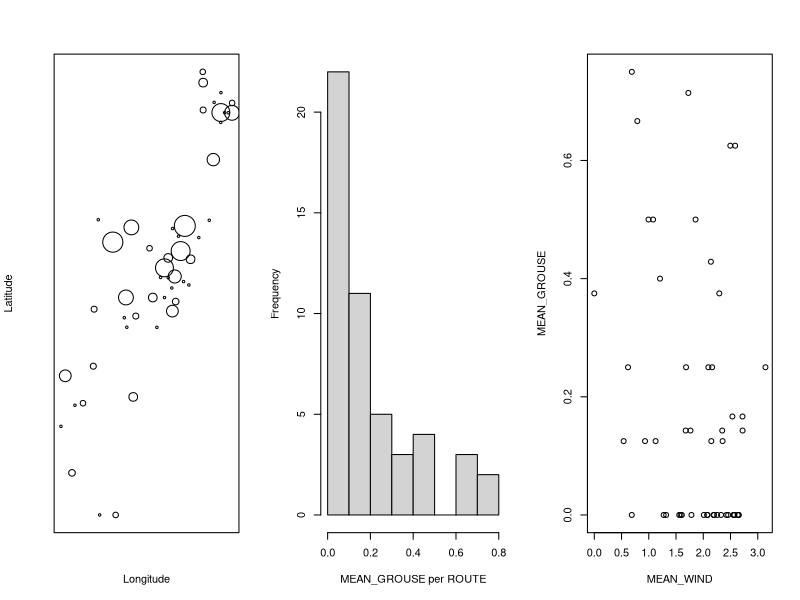
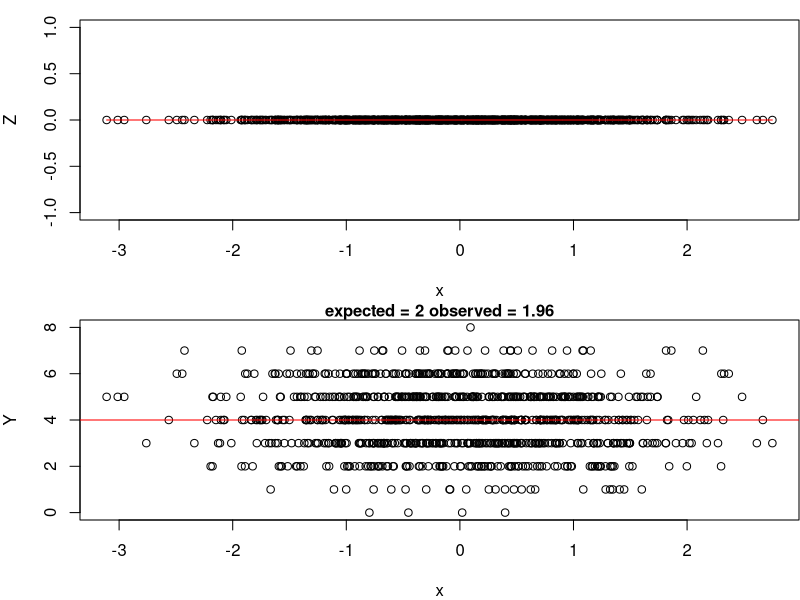
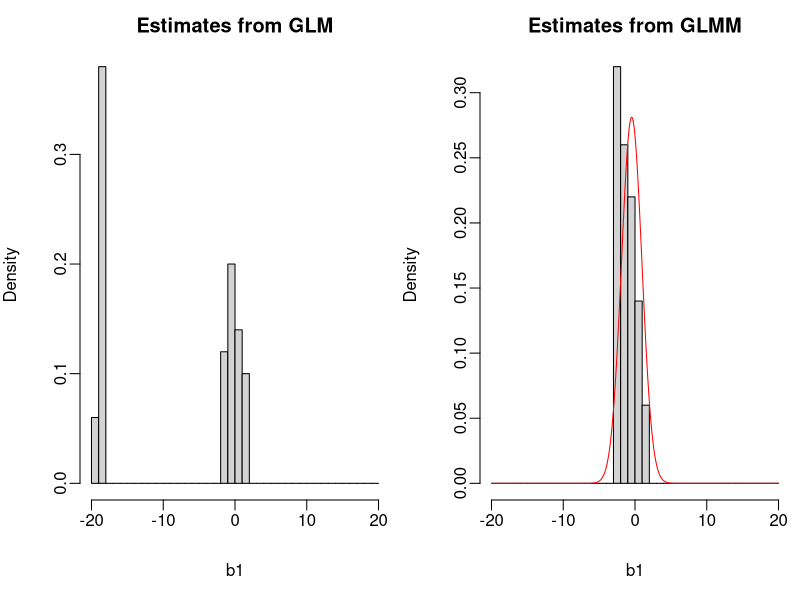

Write the R code that produced these figures, in order.
# PS3
# due 26 September, 2021 by midnight

# First, install the packages below if you haven't already got them on your computer. You won't need them all for chapter 1, but they are all used among the different chapters.

# install.packages(c("lme4", "lmerTest", "ape", "phylolm", "MCMCglmm", "mvtnorm", "car", "phytools", "phangorn", "logistf", "devtools", "phyr"))

# There is an additional package that are on github. To get them, you first have to load devtools
# devtools::install_github("arives/rr2")

# Once you have installed these packages, you won't need to do it again.

# Packages you will need for Chapter 1:
library(lme4)
library(lmerTest)
library(car)

# This problem set begins to explore the grouse data. It is based on correlated_data Ch1 sections 1.1 to 1.4.

	# For the homework, ONLY TURN IN THE R CODE THAT YOU USED. Start with the code from correlated_data ("Ch_1_10Aug18.R") which is below and add to it anything you need. Identify you new code (so I can find it) by placing it between marker rows #~~~~~~~~~~~~~~~~~~~~~~~~~~~. I will get your full answers to the questions by randomly asking people in class, so there is no need for you to write them down.

# 1. In figure 1.1 (left panel), it looks like there is spatial correlation in the numbers of grouse scored per route (even though there isn't). Is there a simple way you could test for spatial correlation? (NOTE: This might require NO NEW R CODE.)

# 2. What are the assumptions made for a linear model (LM) in section 1.4.1? Which of these assumptions are likely to be violated when applying a LM in regressing MEAN_GROUSE on MEAN_WIND? Which of these violations do you think leads to greatest concerns about the P-values produced in the regression? (NOTE: This might require NO NEW R CODE.)

# 3. Perform a Binomial GLM using a probit link function rather than a logit link function in the analyses in section 1.4.2. Are the results the same? Can you explain the differences? Which one is correct?

# 4. In section 1.4.5 there is a simulation for the GLMM model. How could you use this to test whether the P-values given by the LM (section 1.4.1) are correct? If you want, for bonus points give it a try.

# 5. What questions do you have about the material in section 1.1 to 1.4? What needs more explanation? I'm serious about asking this question, because I want to improve the book. (NOTE: This requires NO NEW R CODE.)

# BONUS

# 6. Another method that could be used with these data is a beta binomial model. For bonus points, give this a try. You will need library(glmmTMB).


#~~~~~~~~~~~~~~~~~~~~~~~~~~~~~~~~~~~~~~~~~~~~~~~~~~~~~~~~~~~~~~~~
# code from Ch_1_10Aug18.R

#################################################################
# 1.3 Dataset
#################################################################

# Metadata for "grouse_data.csv"

# ROUTE
# IDs for 50 roadside routes. These data are simulated to have similar characteristics as the original, real data.

# STATION
# IDs for each survey station, with up to 8 STATIONS per ROUTE.

# LAT
# X coordinate of survey station. UTM zone 15N NAD83 datum.

# LONG
# Y coordinate of survey station. UTM zone 15N NAD83 datum.

# WIND
# Wind speed (km/hour) recorded at 1.4m above ground at the end of the survey.

# TEMP
# Temperature (°C) recorded at 1.4m above ground at the end of the survey.

# GROUSE
# Detection/non-detection of Ruffed Grouse (1 = detected, 0 = not detected).

# read data
d <- read.csv(file="grouse_data.csv", header=T)

# STATION and ROUTE were uploaded as integers; this converts them to factors.
d$STATION <- as.factor(d$STATION)
d$ROUTE <- as.factor(d$ROUTE)

# To see the first 20 rows of data, you can use:
head(d, 20)

# Combine all values for each ROUTE.
w <- data.frame(aggregate(cbind(d$GROUSE, d$WIND, d$LAT, d$LONG), by = list(d$ROUTE), FUN = mean))

# For clarity, I've added the column names.
names(w) <- c("ROUTE","MEAN_GROUSE","MEAN_WIND","LAT","LONG")

# Finally, I want the count of the number of STATIONS per ROUTE, and the number of GROUSE.
w$GROUSE <- aggregate(d$GROUSE, by = list(d$ROUTE), FUN = sum)[,2]
w$STATIONS <- aggregate(array(1, c(nrow(d), 1)), by = list(d$ROUTE), FUN = sum)[,2]

# This is what the aggregated data look like:
head(w)

# Fig. 1.1
# To take a look at the data, this plots MEAN_GROUSE against LAT and LONG, using the size of the point to give the mean number of observations per route. "cex" gives the point size, and I've added 0.1 to w$MEAN_GROUSE so that routes with zero counts are still shown
par(mfrow=c(1,3))
plot(LAT ~ LONG, data=w, pch=1, cex=5*(MEAN_GROUSE+.1), xaxt="n", yaxt="n", xlab="Longitude", ylab="Latitude")

# This histogram shows the variability in grouse counts per ROUTE.
hist(w$MEAN_GROUSE, main="", xlab="MEAN_GROUSE per ROUTE")

# It looks like there are fewer GROUSE seen when the wind speed is higher
plot(MEAN_GROUSE ~ MEAN_WIND, data=w)

#################################################################
# 1.4 Route-level analyses 
#################################################################

# Packages you will need:
library(lme4)
library(lmerTest)

######
# 1.4.1 LM at the route level: Analyses at the ROUTE level using an arcsine-square-root transform
summary(lm(asin(sqrt(MEAN_GROUSE)) ~ MEAN_WIND, data=w))

######
# 1.4.2 Binomial GLM at the route level

# For the binomial GLM, it is necessary to construct a variable that contains the successes (number of stations with GROUSE) and failures (number of stations without GROUSE). This accounts for the different numbers of STATIONS among ROUTES. I have called this array "SUCCESS".
w$SUCCESS <- cbind(w$GROUSE, w$STATIONS - w$GROUSE)
summary(glm(SUCCESS ~ MEAN_WIND, family = binomial, data=w))

# Likelihood Ratio Test for b1.
mod.f <- glm(SUCCESS ~ MEAN_WIND, family = binomial, data=w)
mod.r <- glm(SUCCESS ~ 1, family = binomial, data=w)
deviance <- 2*(logLik(mod.f) - logLik(mod.r))
LRT.b1 <- c(dev = deviance, p.value=pchisq(deviance, df=1, lower.tail=F))
LRT.b1

######
# 1.4.3 Quasi-binomial GLM at the route level: This model looks exactly like the binomial GLM, although the family is changed to quasibinomial.
summary(glm(SUCCESS ~ MEAN_WIND, family = quasibinomial, data=w))

######
# 1.4.4 Logit-normal binomial GLMM at the route level: This GLMM has "observation-level variation", with each ROUTE allowed to take a different value from a normal distribution. This technically produces a logit normal-binomial distribution.
summary(glmer(SUCCESS ~ MEAN_WIND + (1 | ROUTE), data=w, family=binomial))

######
# 1.4.5 Simulation of overdispersion

# This is the inverse logit function
inv.logit <- function(x){
	1/(1 + exp(-x))
}

# Simulate the logit normal-binomial GLMM. Note that samples = 1000 points are simulated.
b0 <- 0
b1 <- 0
n <- 8

samples <- 1000
x <- rnorm(samples, mean=0, sd=1)

sd.e <- 0
e <- rnorm(samples, mean=0, sd=sd.e)

Z <- b0 + b1 * x + e
p <- inv.logit(Z)
Y <- rbinom(samples, size=n, prob=p)

# If b1 = 0, this gives the expected standard deviation of the binomial distribution
p <- inv.logit(b0)
expected.var <- round(n*p*(1-p),2)
observed.var <- round(var(Y), 2)

par(mfcol=c(2,1), mai=c(.8,.8,.2,.01))

plot(Z[order(x)] ~ x[order(x)], main="", xlab="x", ylab="Z")
lines(b0 + b1 * x[order(x)] ~ x[order(x)], col="red")

plot(Y[order(x)] ~ x[order(x)], ylim=c(0,n), xlab="x", ylab="Y", main=paste("expected =", expected.var,"observed =", observed.var), cex.main=1)
x <- .1*(-40:40)
lines(n*inv.logit(b0 + b1*x) ~ x, col="red")

#########################################################
# 1.5 Station-level analyses
#########################################################

######
# 1.5.1 LM at the station level
summary(lm(GROUSE ~ WIND, data=d))

######
# 1.5.2 GLM at the station level
summary(glm(GROUSE ~ WIND, data=d, family=binomial))

# quasi-GLM: This is not appropriate, because for binary (0 or 1) data, the variance has to be m(1-m)

######
# 1.5.3 GLM with ROUTE as a factor
library(car)
Anova(glm(GROUSE ~ WIND + ROUTE, data=d, family=binomial))

######
# 1.5.4 GLMM: 
summary(glmer(GROUSE ~ WIND + (1 | ROUTE), data=d, family=binomial))

# Demonstration of the structure of a mixed model
z.glm <- glm(GROUSE ~ 0 + WIND + ROUTE, data=d, family=binomial)

z.glmm <- glmer(GROUSE ~ WIND + (1 | ROUTE), data=d, family=binomial)

par(mfrow=c(1,2), mai=c(1,.8,.5,.1), mgp=c(3,.5,0))
hist(z.glm$coef[2:51], breaks=(-20:20), freq=F,  main="Estimates from GLM", xlab="b1")
hist(coef(z.glmm)$ROUTE[[1]], breaks=(-20:20), freq=F, main="Estimates from GLMM", xlab="b1")
lines(.02*(-1000:1000), dnorm(.02*(-1000:1000), mean=fixef(z.glmm)['WIND'], sd=summary(z.glmm)$var[[1]][1]^.5), col="red")

# This is the variance of the ROUTE coefficients that can be compared to the ROUTE random effect in the GLMM. It is much larger.
var(z.glm$coef[2:51])

# This produces a data.frame d.no0 that only contains ROUTES with at least one grouse observation, and then enalyzes it with glm() and glmer()
w.no0 <- w[w$MEAN_GROUSE > 0,]
d.no0 <- d[is.element(d$ROUTE, w.no0$ROUTE),]

Anova(glm(GROUSE ~ WIND + ROUTE, data=d.no0, family=binomial))
summary(glmer(GROUSE ~ WIND + (1 | ROUTE), data=d.no0, family=binomial))

######
# 1.5.5 LMM: Even though this is a linear model, it incorporates the non-independence of STATIONS within ROUTES.
summary(lmer(GROUSE ~ WIND + (1 | ROUTE), data=d))

#########################################################
# 1.6 Reiteration of results
#########################################################

# Route-level methods
summary(lm(asin(sqrt(MEAN_GROUSE)) ~ MEAN_WIND, data=w))$coef

w$SUCCESS <- cbind(w$GROUSE, w$STATIONS - w$GROUSE)
summary(glm(SUCCESS ~ MEAN_WIND, family = binomial, data=w))$coef

summary(glm(SUCCESS ~ MEAN_WIND, family = quasibinomial, data=w))$coef

summary(glmer(SUCCESS ~ MEAN_WIND + (1 | ROUTE), data=w, family=binomial))$coef
